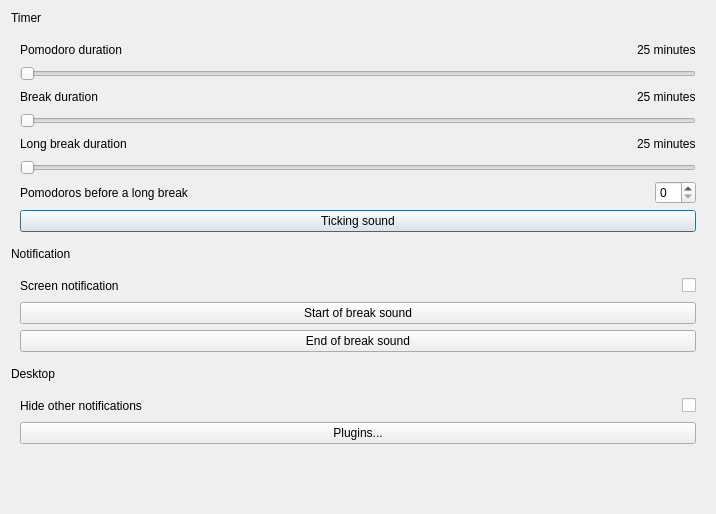
<?xml version="1.0" encoding="UTF-8"?>
<ui version="4.0">
 <class>Preferences</class>
 <widget class="QDialog" name="Preferences">
  <property name="geometry">
   <rect>
    <x>0</x>
    <y>0</y>
    <width>716</width>
    <height>514</height>
   </rect>
  </property>
  <property name="windowTitle">
   <string>Dialog</string>
  </property>
  <layout class="QVBoxLayout" name="verticalLayout_11">
   <item>
    <widget class="QLabel" name="label">
     <property name="text">
      <string>Timer</string>
     </property>
    </widget>
   </item>
   <item>
    <widget class="QWidget" name="widget" native="true">
     <layout class="QVBoxLayout" name="verticalLayout">
      <item>
       <layout class="QVBoxLayout" name="verticalLayout_8">
        <item>
         <layout class="QVBoxLayout" name="verticalLayout_5">
          <item>
           <layout class="QHBoxLayout" name="horizontalLayout">
            <item>
             <widget class="QLabel" name="label_2">
              <property name="text">
               <string>Pomodoro duration</string>
              </property>
             </widget>
            </item>
            <item>
             <spacer name="horizontalSpacer">
              <property name="orientation">
               <enum>Qt::Horizontal</enum>
              </property>
              <property name="sizeHint" stdset="0">
               <size>
                <width>40</width>
                <height>20</height>
               </size>
              </property>
             </spacer>
            </item>
            <item>
             <widget class="QLabel" name="label_3">
              <property name="text">
               <string>25 minutes</string>
              </property>
             </widget>
            </item>
           </layout>
          </item>
          <item>
           <widget class="QSlider" name="horizontalSlider">
            <property name="orientation">
             <enum>Qt::Horizontal</enum>
            </property>
           </widget>
          </item>
         </layout>
        </item>
        <item>
         <layout class="QVBoxLayout" name="verticalLayout_6">
          <item>
           <layout class="QHBoxLayout" name="horizontalLayout_2">
            <item>
             <widget class="QLabel" name="label_5">
              <property name="text">
               <string>Break duration</string>
              </property>
             </widget>
            </item>
            <item>
             <spacer name="horizontalSpacer_2">
              <property name="orientation">
               <enum>Qt::Horizontal</enum>
              </property>
              <property name="sizeHint" stdset="0">
               <size>
                <width>40</width>
                <height>20</height>
               </size>
              </property>
             </spacer>
            </item>
            <item>
             <widget class="QLabel" name="label_4">
              <property name="text">
               <string>25 minutes</string>
              </property>
             </widget>
            </item>
           </layout>
          </item>
          <item>
           <widget class="QSlider" name="horizontalSlider_2">
            <property name="orientation">
             <enum>Qt::Horizontal</enum>
            </property>
           </widget>
          </item>
         </layout>
        </item>
        <item>
         <layout class="QVBoxLayout" name="verticalLayout_7">
          <item>
           <layout class="QHBoxLayout" name="horizontalLayout_3">
            <item>
             <widget class="QLabel" name="label_7">
              <property name="text">
               <string>Long break duration</string>
              </property>
             </widget>
            </item>
            <item>
             <spacer name="horizontalSpacer_3">
              <property name="orientation">
               <enum>Qt::Horizontal</enum>
              </property>
              <property name="sizeHint" stdset="0">
               <size>
                <width>40</width>
                <height>20</height>
               </size>
              </property>
             </spacer>
            </item>
            <item>
             <widget class="QLabel" name="label_6">
              <property name="text">
               <string>25 minutes</string>
              </property>
             </widget>
            </item>
           </layout>
          </item>
          <item>
           <widget class="QSlider" name="horizontalSlider_3">
            <property name="orientation">
             <enum>Qt::Horizontal</enum>
            </property>
           </widget>
          </item>
         </layout>
        </item>
        <item>
         <layout class="QHBoxLayout" name="horizontalLayout_4">
          <item>
           <widget class="QLabel" name="label_8">
            <property name="text">
             <string>Pomodoros before a long break</string>
            </property>
           </widget>
          </item>
          <item>
           <spacer name="horizontalSpacer_4">
            <property name="orientation">
             <enum>Qt::Horizontal</enum>
            </property>
            <property name="sizeHint" stdset="0">
             <size>
              <width>40</width>
              <height>20</height>
             </size>
            </property>
           </spacer>
          </item>
          <item>
           <widget class="QSpinBox" name="spinBox"/>
          </item>
         </layout>
        </item>
       </layout>
      </item>
      <item>
       <widget class="QPushButton" name="pushButton">
        <property name="text">
         <string>Ticking sound</string>
        </property>
       </widget>
      </item>
     </layout>
    </widget>
   </item>
   <item>
    <widget class="QLabel" name="label_16">
     <property name="text">
      <string>Notification</string>
     </property>
    </widget>
   </item>
   <item>
    <widget class="QWidget" name="widget_2" native="true">
     <layout class="QVBoxLayout" name="verticalLayout_3">
      <item>
       <layout class="QVBoxLayout" name="verticalLayout_9">
        <item>
         <layout class="QHBoxLayout" name="horizontalLayout_5">
          <item>
           <widget class="QLabel" name="label_9">
            <property name="text">
             <string>Screen notification</string>
            </property>
           </widget>
          </item>
          <item>
           <spacer name="horizontalSpacer_5">
            <property name="orientation">
             <enum>Qt::Horizontal</enum>
            </property>
            <property name="sizeHint" stdset="0">
             <size>
              <width>40</width>
              <height>20</height>
             </size>
            </property>
           </spacer>
          </item>
          <item>
           <widget class="QCheckBox" name="checkBox">
            <property name="text">
             <string/>
            </property>
           </widget>
          </item>
         </layout>
        </item>
       </layout>
      </item>
      <item>
       <widget class="QPushButton" name="pushButton_3">
        <property name="text">
         <string>Start of break sound</string>
        </property>
       </widget>
      </item>
      <item>
       <widget class="QPushButton" name="pushButton_4">
        <property name="text">
         <string>End of break sound</string>
        </property>
       </widget>
      </item>
     </layout>
    </widget>
   </item>
   <item>
    <widget class="QLabel" name="label_17">
     <property name="text">
      <string>Desktop</string>
     </property>
    </widget>
   </item>
   <item>
    <layout class="QVBoxLayout" name="verticalLayout_10">
     <item>
      <widget class="QWidget" name="widget_3" native="true">
       <layout class="QVBoxLayout" name="verticalLayout_4">
        <item>
         <layout class="QHBoxLayout" name="horizontalLayout_6">
          <item>
           <widget class="QLabel" name="label_10">
            <property name="text">
             <string>Hide other notifications</string>
            </property>
           </widget>
          </item>
          <item>
           <spacer name="horizontalSpacer_6">
            <property name="orientation">
             <enum>Qt::Horizontal</enum>
            </property>
            <property name="sizeHint" stdset="0">
             <size>
              <width>40</width>
              <height>20</height>
             </size>
            </property>
           </spacer>
          </item>
          <item>
           <widget class="QCheckBox" name="checkBox_2">
            <property name="text">
             <string/>
            </property>
           </widget>
          </item>
         </layout>
        </item>
        <item>
         <widget class="QPushButton" name="pushButton_6">
          <property name="text">
           <string>Plugins...</string>
          </property>
         </widget>
        </item>
       </layout>
      </widget>
     </item>
    </layout>
   </item>
   <item>
    <spacer name="verticalSpacer">
     <property name="orientation">
      <enum>Qt::Vertical</enum>
     </property>
     <property name="sizeHint" stdset="0">
      <size>
       <width>20</width>
       <height>40</height>
      </size>
     </property>
    </spacer>
   </item>
  </layout>
 </widget>
 <resources/>
 <connections/>
</ui>
